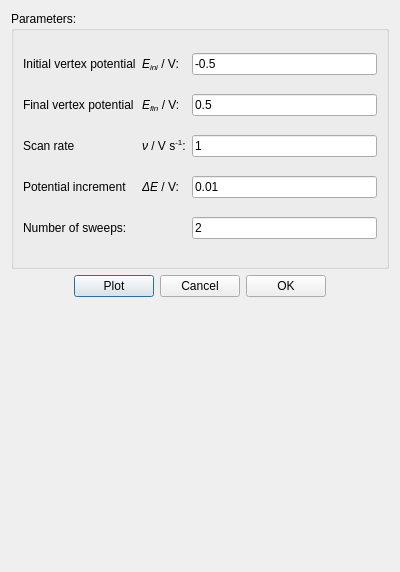
<?xml version="1.0" encoding="UTF-8"?>
<ui version="4.0">
 <class>Dialog</class>
 <widget class="QDialog" name="Dialog">
  <property name="geometry">
   <rect>
    <x>0</x>
    <y>0</y>
    <width>400</width>
    <height>572</height>
   </rect>
  </property>
  <property name="windowTitle">
   <string>Cyclic voltammetry (CV)</string>
  </property>
  <layout class="QVBoxLayout" name="verticalLayout">
   <item>
    <widget class="QGroupBox" name="groupBox">
     <property name="title">
      <string>Parameters:</string>
     </property>
     <layout class="QGridLayout" name="gridLayout">
      <item row="0" column="1">
       <widget class="QLabel" name="label_2">
        <property name="text">
         <string>&lt;html&gt;&lt;head/&gt;&lt;body&gt;&lt;p&gt;&lt;span style=&quot; font-style:italic;&quot;&gt;E&lt;/span&gt;&lt;span style=&quot; font-style:italic; vertical-align:sub;&quot;&gt;ini&lt;/span&gt; / V:&lt;/p&gt;&lt;/body&gt;&lt;/html&gt;</string>
        </property>
       </widget>
      </item>
      <item row="1" column="0">
       <widget class="QLabel" name="label_3">
        <property name="text">
         <string>Final vertex potential</string>
        </property>
       </widget>
      </item>
      <item row="2" column="0">
       <widget class="QLabel" name="label_4">
        <property name="text">
         <string>Scan rate</string>
        </property>
       </widget>
      </item>
      <item row="3" column="0">
       <widget class="QLabel" name="label_5">
        <property name="text">
         <string>Potential increment</string>
        </property>
       </widget>
      </item>
      <item row="0" column="0">
       <widget class="QLabel" name="label">
        <property name="text">
         <string>Initial vertex potential</string>
        </property>
       </widget>
      </item>
      <item row="0" column="2">
       <widget class="QLineEdit" name="txt_Eini">
        <property name="text">
         <string>-0.5</string>
        </property>
       </widget>
      </item>
      <item row="4" column="0">
       <widget class="QLabel" name="label_6">
        <property name="text">
         <string>Number of sweeps:</string>
        </property>
       </widget>
      </item>
      <item row="1" column="1">
       <widget class="QLabel" name="label_7">
        <property name="text">
         <string>&lt;html&gt;&lt;head/&gt;&lt;body&gt;&lt;p&gt;&lt;span style=&quot; font-style:italic;&quot;&gt;E&lt;/span&gt;&lt;span style=&quot; font-style:italic; vertical-align:sub;&quot;&gt;fin&lt;/span&gt; / V:&lt;/p&gt;&lt;/body&gt;&lt;/html&gt;</string>
        </property>
       </widget>
      </item>
      <item row="2" column="1">
       <widget class="QLabel" name="label_8">
        <property name="text">
         <string>&lt;html&gt;&lt;head/&gt;&lt;body&gt;&lt;p&gt;&lt;span style=&quot; font-style:italic;&quot;&gt;ν&lt;/span&gt; / V s&lt;span style=&quot; vertical-align:super;&quot;&gt;-1&lt;/span&gt;:&lt;/p&gt;&lt;/body&gt;&lt;/html&gt;</string>
        </property>
       </widget>
      </item>
      <item row="3" column="1">
       <widget class="QLabel" name="label_9">
        <property name="text">
         <string>&lt;html&gt;&lt;head/&gt;&lt;body&gt;&lt;p&gt;&lt;span style=&quot; font-style:italic;&quot;&gt;ΔE&lt;/span&gt; / V:&lt;/p&gt;&lt;/body&gt;&lt;/html&gt;</string>
        </property>
       </widget>
      </item>
      <item row="1" column="2">
       <widget class="QLineEdit" name="txt_Efin">
        <property name="text">
         <string>0.5</string>
        </property>
       </widget>
      </item>
      <item row="2" column="2">
       <widget class="QLineEdit" name="txt_sr">
        <property name="text">
         <string>1</string>
        </property>
       </widget>
      </item>
      <item row="3" column="2">
       <widget class="QLineEdit" name="txt_dE">
        <property name="text">
         <string>0.01</string>
        </property>
       </widget>
      </item>
      <item row="4" column="2">
       <widget class="QLineEdit" name="txt_ns">
        <property name="text">
         <string>2</string>
        </property>
       </widget>
      </item>
     </layout>
    </widget>
   </item>
   <item>
    <layout class="QHBoxLayout" name="horizontalLayout">
     <item>
      <spacer name="horizontalSpacer">
       <property name="orientation">
        <enum>Qt::Horizontal</enum>
       </property>
       <property name="sizeHint" stdset="0">
        <size>
         <width>40</width>
         <height>20</height>
        </size>
       </property>
      </spacer>
     </item>
     <item>
      <widget class="QPushButton" name="btn_plot">
       <property name="text">
        <string>Plot</string>
       </property>
      </widget>
     </item>
     <item>
      <widget class="QPushButton" name="btn_cancel">
       <property name="text">
        <string>Cancel</string>
       </property>
      </widget>
     </item>
     <item>
      <widget class="QPushButton" name="btn_ok">
       <property name="text">
        <string>OK</string>
       </property>
      </widget>
     </item>
     <item>
      <spacer name="horizontalSpacer_2">
       <property name="orientation">
        <enum>Qt::Horizontal</enum>
       </property>
       <property name="sizeHint" stdset="0">
        <size>
         <width>40</width>
         <height>20</height>
        </size>
       </property>
      </spacer>
     </item>
    </layout>
   </item>
   <item>
    <widget class="PlotWidget" name="cv_plot" native="true"/>
   </item>
  </layout>
 </widget>
 <customwidgets>
  <customwidget>
   <class>PlotWidget</class>
   <extends>QWidget</extends>
   <header>pyqtgraph</header>
   <container>1</container>
  </customwidget>
 </customwidgets>
 <resources/>
 <connections/>
</ui>
